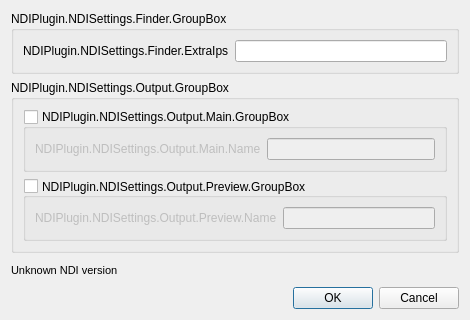
<?xml version="1.0" encoding="UTF-8"?>
<ui version="4.0">
 <class>NDISettings</class>
 <widget class="QDialog" name="NDISettings">
  <property name="windowModality">
   <enum>Qt::WindowModal</enum>
  </property>
  <property name="geometry">
   <rect>
    <x>0</x>
    <y>0</y>
    <width>470</width>
    <height>320</height>
   </rect>
  </property>
  <property name="minimumSize">
   <size>
    <width>0</width>
    <height>320</height>
   </size>
  </property>
  <property name="maximumSize">
   <size>
    <width>16777215</width>
    <height>400</height>
   </size>
  </property>
  <property name="windowTitle">
   <string>NDIPlugin.NDISettings.DialogTitle</string>
  </property>
  <layout class="QGridLayout" name="gridLayout">
   <item row="1" column="0">
    <widget class="QGroupBox" name="groupBox">
     <property name="title">
      <string>NDIPlugin.NDISettings.Output.GroupBox</string>
     </property>
     <property name="flat">
      <bool>true</bool>
     </property>
     <layout class="QGridLayout" name="gridLayout_2">
      <item row="0" column="0">
       <widget class="QGroupBox" name="mainOutputGroupBox">
        <property name="sizePolicy">
         <sizepolicy hsizetype="Preferred" vsizetype="Fixed">
          <horstretch>0</horstretch>
          <verstretch>0</verstretch>
         </sizepolicy>
        </property>
        <property name="title">
         <string>NDIPlugin.NDISettings.Output.Main.GroupBox</string>
        </property>
        <property name="checkable">
         <bool>true</bool>
        </property>
        <property name="checked">
         <bool>false</bool>
        </property>
        <layout class="QFormLayout" name="formLayout_3">
         <item row="0" column="0" colspan="2">
          <layout class="QFormLayout" name="formLayout_2">
           <item row="0" column="0">
            <widget class="QLabel" name="mainOutputNameLabel">
             <property name="sizePolicy">
              <sizepolicy hsizetype="MinimumExpanding" vsizetype="Preferred">
               <horstretch>0</horstretch>
               <verstretch>0</verstretch>
              </sizepolicy>
             </property>
             <property name="minimumSize">
              <size>
               <width>200</width>
               <height>0</height>
              </size>
             </property>
             <property name="text">
              <string>NDIPlugin.NDISettings.Output.Main.Name</string>
             </property>
            </widget>
           </item>
           <item row="0" column="1">
            <widget class="QLineEdit" name="mainOutputName"/>
           </item>
          </layout>
         </item>
        </layout>
       </widget>
      </item>
      <item row="1" column="0">
       <widget class="QGroupBox" name="previewOutputGroupBox">
        <property name="sizePolicy">
         <sizepolicy hsizetype="Preferred" vsizetype="Fixed">
          <horstretch>0</horstretch>
          <verstretch>0</verstretch>
         </sizepolicy>
        </property>
        <property name="minimumSize">
         <size>
          <width>0</width>
          <height>0</height>
         </size>
        </property>
        <property name="title">
         <string>NDIPlugin.NDISettings.Output.Preview.GroupBox</string>
        </property>
        <property name="alignment">
         <set>Qt::AlignJustify|Qt::AlignVCenter</set>
        </property>
        <property name="flat">
         <bool>false</bool>
        </property>
        <property name="checkable">
         <bool>true</bool>
        </property>
        <property name="checked">
         <bool>false</bool>
        </property>
        <layout class="QFormLayout" name="formLayout_5">
         <item row="0" column="0" colspan="2">
          <layout class="QFormLayout" name="formLayout_4">
           <item row="0" column="0">
            <widget class="QLabel" name="previewOutputNameLabel">
             <property name="sizePolicy">
              <sizepolicy hsizetype="MinimumExpanding" vsizetype="Preferred">
               <horstretch>0</horstretch>
               <verstretch>0</verstretch>
              </sizepolicy>
             </property>
             <property name="minimumSize">
              <size>
               <width>200</width>
               <height>0</height>
              </size>
             </property>
             <property name="maximumSize">
              <size>
               <width>16777215</width>
               <height>16777215</height>
              </size>
             </property>
             <property name="text">
              <string>NDIPlugin.NDISettings.Output.Preview.Name</string>
             </property>
            </widget>
           </item>
           <item row="0" column="1">
            <widget class="QLineEdit" name="previewOutputName"/>
           </item>
          </layout>
         </item>
        </layout>
       </widget>
      </item>
     </layout>
    </widget>
   </item>
   <item row="3" column="0">
    <widget class="QDialogButtonBox" name="buttonBox">
     <property name="orientation">
      <enum>Qt::Horizontal</enum>
     </property>
     <property name="standardButtons">
      <set>QDialogButtonBox::Cancel|QDialogButtonBox::Ok</set>
     </property>
    </widget>
   </item>
   <item row="2" column="0">
    <widget class="QLabel" name="ndiVersionLabel">
     <property name="font">
      <font>
       <pointsize>8</pointsize>
      </font>
     </property>
     <property name="text">
      <string>Unknown NDI version</string>
     </property>
    </widget>
   </item>
   <item row="0" column="0">
    <widget class="QGroupBox" name="groupBox_2">
     <property name="sizePolicy">
      <sizepolicy hsizetype="Preferred" vsizetype="Preferred">
       <horstretch>0</horstretch>
       <verstretch>0</verstretch>
      </sizepolicy>
     </property>
     <property name="title">
      <string>NDIPlugin.NDISettings.Finder.GroupBox</string>
     </property>
     <property name="flat">
      <bool>true</bool>
     </property>
     <layout class="QFormLayout" name="formLayout_3">
      <item row="0" column="0">
       <widget class="QLabel" name="ExtraIpsLabel">
        <property name="text">
         <string>NDIPlugin.NDISettings.Finder.ExtraIps</string>
        </property>
       </widget>
      </item>
      <item row="0" column="1">
       <widget class="QLineEdit" name="extraIps"/>
      </item>
     </layout>
    </widget>
   </item>
  </layout>
 </widget>
 <resources/>
 <connections>
  <connection>
   <sender>buttonBox</sender>
   <signal>accepted()</signal>
   <receiver>NDISettings</receiver>
   <slot>accept()</slot>
   <hints>
    <hint type="sourcelabel">
     <x>248</x>
     <y>254</y>
    </hint>
    <hint type="destinationlabel">
     <x>157</x>
     <y>274</y>
    </hint>
   </hints>
  </connection>
  <connection>
   <sender>buttonBox</sender>
   <signal>rejected()</signal>
   <receiver>NDISettings</receiver>
   <slot>reject()</slot>
   <hints>
    <hint type="sourcelabel">
     <x>316</x>
     <y>260</y>
    </hint>
    <hint type="destinationlabel">
     <x>286</x>
     <y>274</y>
    </hint>
   </hints>
  </connection>
 </connections>
</ui>
